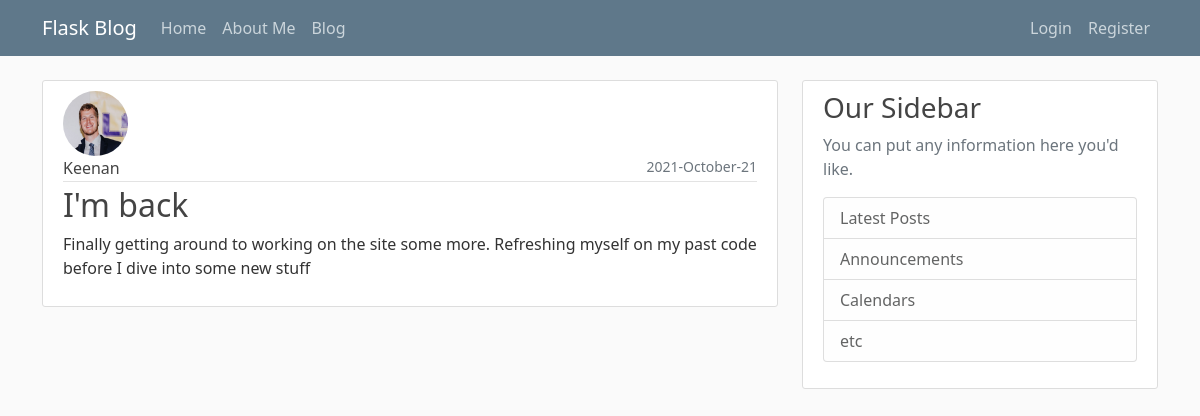
/post/1, run on the app's committed database.
### flaskblog/models.py (models this page shows, shortened)
class User(db.Model, UserMixin):
    id = db.Column(db.Integer, primary_key=True)
    username = db.Column(db.String(20), unique=True, nullable=False)
    email = db.Column(db.String(120), unique=True, nullable=False)
    image_file = db.Column(db.String(20), nullable=False, default='default.jpg')
    password = db.Column(db.String(60), nullable=False)
    posts = db.relationship('Post', backref='author', lazy=True)

class Post(db.Model):
    id = db.Column(db.Integer, primary_key=True)
    title = db.Column(db.String(100), nullable=False)
    date_posted = db.Column(db.DateTime, nullable=False, default=datetime.utcnow)
    content = db.Column(db.Text, nullable=False)
    user_id = db.Column(db.Integer, db.ForeignKey('user.id'), nullable=False)

### flaskblog/routes.py (the view)
@app.route("/post/<int:post_id>")
def post(post_id):
    post = Post.query.get_or_404(post_id)
    return render_template('post.html', title=post.title, post=post)

### flaskblog/templates/post.html (shortened to what this page needs)
{% extends 'index.html' %}
{% block content %}
  <article class="media content-section">
    <img class="rounded-circle article-img" src="{{ url_for('static', filename='profile_pic/' + post.author.image_file)}}">
    <div class="media-body ml-4">
      <div class="article-metadata">
        <a class="article-title mr-2" href="{{ url_for('user_posts', username=post.author.username) }}">{{ post.author.username }}</a>
        <small class="text-muted float-end">{{ post.date_posted.strftime('%Y-%B-%d') }}</small>
      </div>
      <h2 class="article-title">{{ post.title }}</h2>
      <p class="article-content">{{ post.content }}</p>
    </div>
  </article>
{% endblock content%}

### flaskblog/static/main.css (style rules this page uses)
body { background: #fafafa; color: #333333; margin-top: 5rem; }
h1, h2, h3, h4, h5, h6 { color: #444444; }
.content-section { background: #ffffff; padding: 10px 20px; border: 1px solid #dddddd; border-radius: 3px; margin-bottom: 20px; }
.article-title { color: #444444; }
a.article-title { text-decoration: none; }
.article-content { white-space: pre-line; }
.article-img { height: 65px; width: 65px; margin-right: 16px; }
.article-metadata { padding-bottom: 1px; margin-bottom: 4px; border-bottom: 1px solid #e3e3e3 }

### data on the page
User: image_file (picture), author.username "Keenan"
Post: date_posted "2021-October-21", title "I'm back", content "Finally getting around to working on the site some more. Refreshing myself on my past code before I dive into some new stuff"
